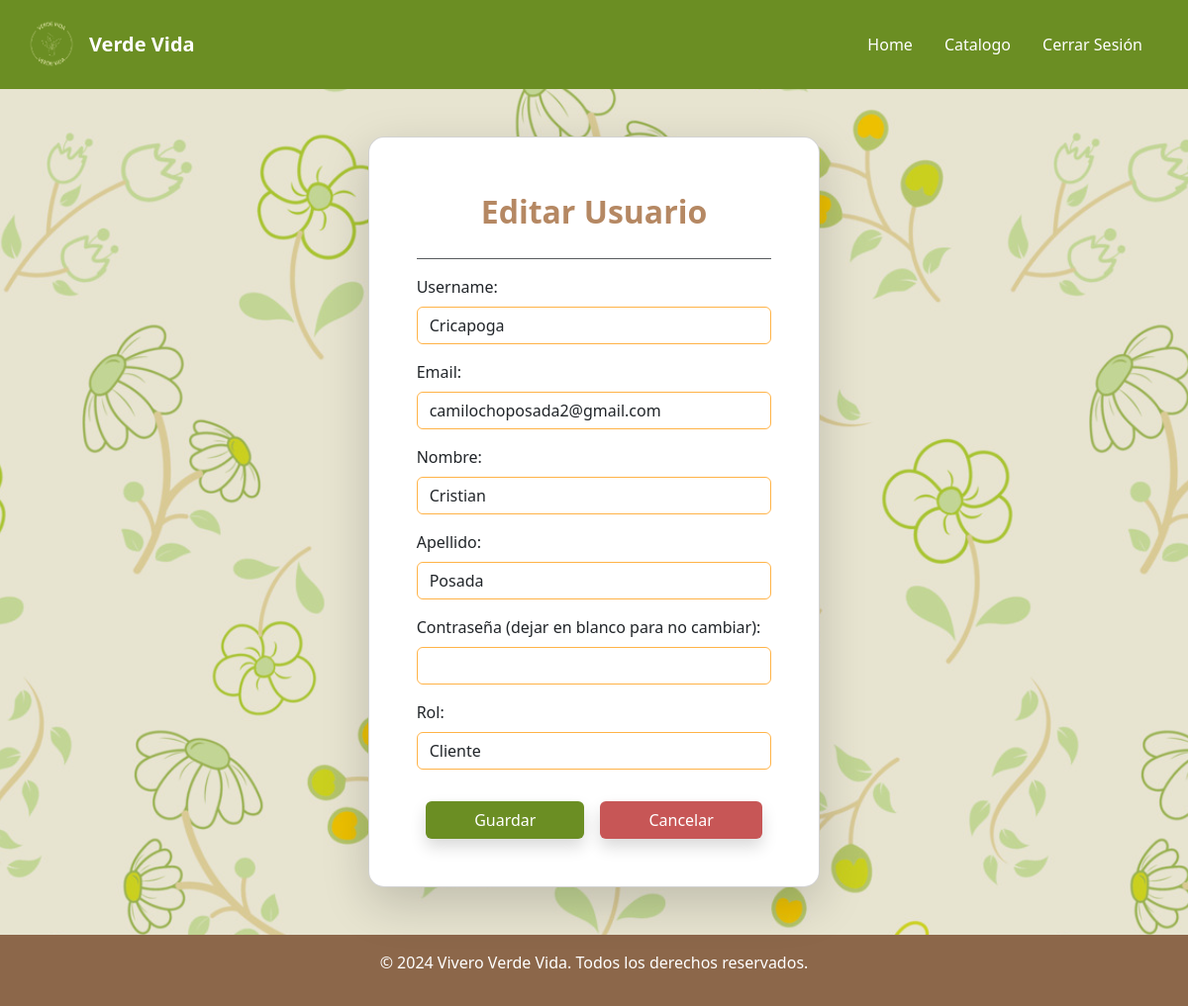
The app's page /authentication/usuarios/editar/1/ (signed in), older data.
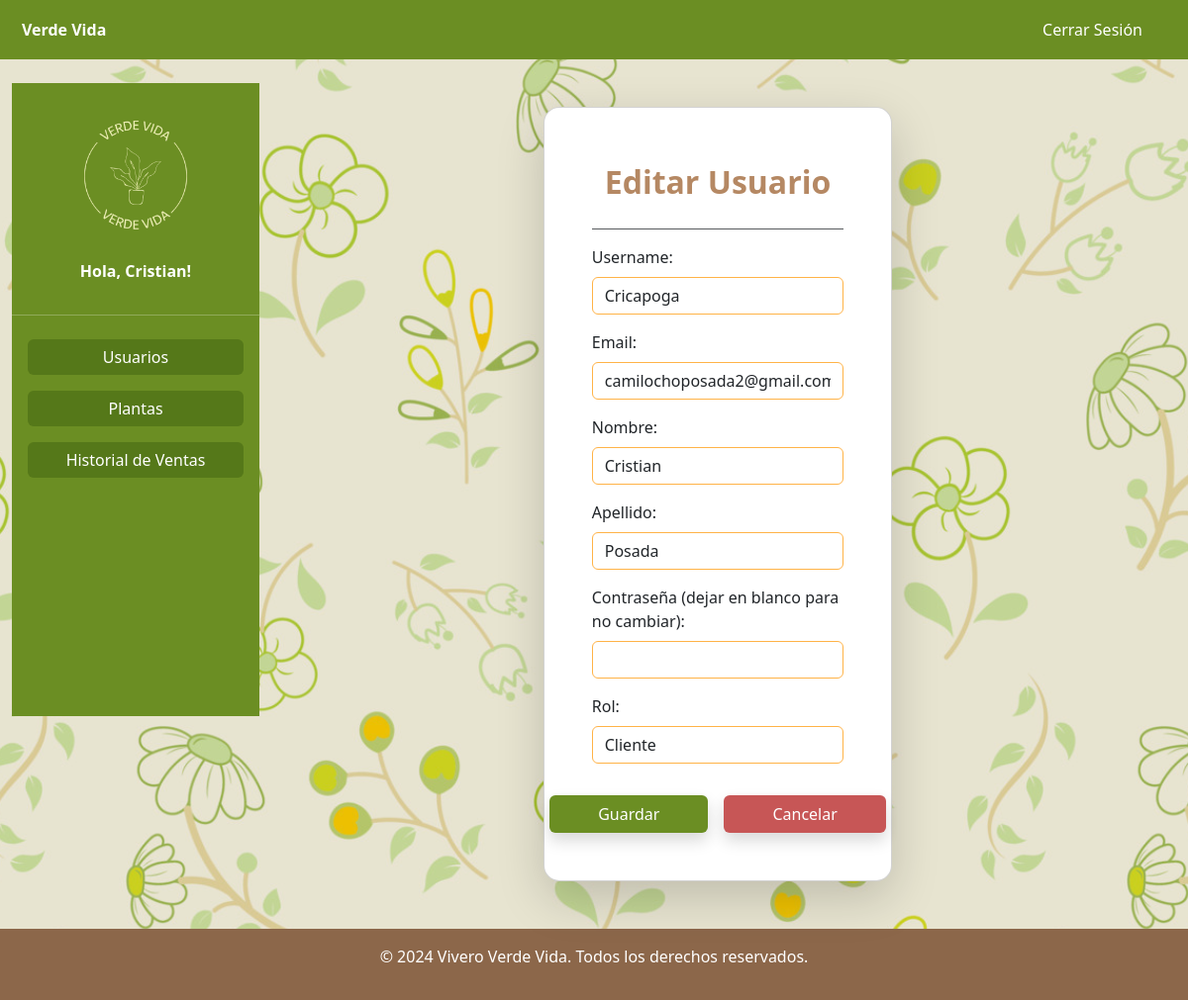
The same page, newer data.
### Authentication/models.py (models this page shows, shortened)
class User(AbstractUser):
    user_id = models.AutoField(primary_key=True, verbose_name="Id")
    name = models.CharField(max_length=50, verbose_name="Name")
    last_name = models.CharField(max_length=50, verbose_name="Last Name")
    username = models.CharField(max_length=50, unique=True, verbose_name="Username")
    email = models.EmailField(unique=True, verbose_name="Email")
    role_id = models.ForeignKey(Role, on_delete=models.CASCADE, verbose_name='Rol', null=True, blank=True)
    USERNAME_FIELD = 'username'
    REQUIRED_FIELDS = ['email', 'name', 'last_name']

### Authentication/views.py (the view, shortened to what this page needs)
# urls.py: path('usuarios/editar/<int:usuario_id>/', views.editar_usuario, name='editar_usuario'),
@login_required
def editar_usuario(request, usuario_id):
    usuario = get_object_or_404(User, pk=usuario_id)
    roles = Role.objects.all()
    return render(request, "CRUD usuarios/editar_usuario.html", {"usuario": usuario, "roles": roles})

### Authentication/templates/CRUD usuarios/editar_usuario.html (shortened to what this page needs)
{% extends 'base.html' %}
{% load static %}
{% block content %}
<div class="container-fluid d-flex justify-content-center align-items-center min-vh-120 px-3">
    <div class="card shadow-lg bg-white rounded-4 p-5 m-4 col-lg-5 col-md-8 col-sm-12" style="background-color:#f5f5dc;">
        <h2 class="text-center fw-bold mt-2 mb-4" style="color: #b58863;">Editar Usuario</h2>
        <hr class="border-1 opacity-75 mt-1">
        <form method="post">
            <div class="mb-3">
                <label for="username" class="form-label">Username:</label>
                <input type="text" id="username" name="username" class="form-control" value="{{ usuario.username }}" required style="border-color: rgb(255,179,71);">
            </div>
            <div class="mb-3">
                <label for="email" class="form-label">Email:</label>
                <input type="email" id="email" name="email" class="form-control" value="{{ usuario.email }}" required style="border-color: rgb(255,179,71);">
            </div>
            <div class="mb-3">
                <label for="name" class="form-label">Nombre:</label>
                <input type="text" id="name" name="name" class="form-control" value="{{ usuario.name }}" required style="border-color: rgb(255,179,71);">
            </div>
            <div class="mb-3">
                <label for="last_name" class="form-label">Apellido:</label>
                <input type="text" id="last_name" name="last_name" class="form-control" value="{{ usuario.last_name }}" required style="border-color: rgb(255,179,71);">
            </div>
            <div class="mb-3">
                <label for="password" class="form-label">Contraseña (dejar en blanco para no cambiar):</label>
                <input type="password" id="password" name="password" class="form-control" style="border-color: rgb(255,179,71);">
            </div>
            <div class="mb-3">
                <label for="role" class="form-label">Rol:</label>
                <select id="role" name="role_id" class="form-control" required style="border-color: rgb(255,179,71);">
                    {% for role in roles %}
                    <option value="{{ role.role_id }}" {% if usuario.role_id == role.role_id %}selected{% endif %}>{{ role.role }}</option>
                    {% endfor %}
                </select>
            </div>
            <div class="d-flex justify-content-center">
                <button type="submit" class="btn shadow w-auto px-5 mt-3" style="background-color: rgb(107, 142, 35); color: white;">Guardar</button>
                <a href="{% url 'lista_usuarios' %}" class="btn shadow w-auto px-5 mt-3 ms-3" style="background-color: rgb(199, 86, 86); color: white;">Cancelar</a>
            </div>
        </form>
    </div>
</div>
{% endblock %}

### Vivero/templates/base.html (shortened to what this page needs)
{% load static %}
<!DOCTYPE html>
<html lang="en">
<head>
    <link href="https://cdn.jsdelivr.net/npm/bootstrap@5.3.0/dist/css/bootstrap.min.css" rel="stylesheet">
</head>
<body class="bg-image">
    <nav class="navbar navbar-expand-lg navbar-dark" style="background-color: rgb(107, 142, 35); padding: 10px;">
        <div class="container-fluid">
            {% if user.role_id.role_id != 3 %}
            <a class="navbar-brand d-flex align-items-center" href="{% url 'home' %}">
                <img src="{% static 'img/Logo.png' %}" class="img-fluid me-2" style="height: 60px;" alt="Logo">
                {% endif %}
                <span class="fw-bold text-white">Verde Vida</span>
            </a>
            {% if user.role_id.role_id != 3 %}
            <div class="collapse navbar-collapse justify-content-end" id="navbarNav">
                <ul class="navbar-nav">
                    <li class="nav-item me-3">
                        <a class="nav-link text-white" href="{% url 'home' %}">
                             Home
                        </a>
                    </li>
                    <li class="nav-item me-3">
                        <a class="nav-link text-white" href="{% url 'catalogoPlantas' %}">
                             Catalogo
                        </a>
                    </li>
                    {% endif %}
                    {% if user.is_authenticated %}
                    <ul class="navbar-nav {% if user.role_id.role_id == 3 %}ms-auto{% endif %}">
                        <li class="nav-item me-3">
                            <a class="nav-link text-white" href="{% url 'logout' %}">
                                 Cerrar Sesión
                            </a>
                        </li>
                    </ul>
                    {% endif %}
            </div>
    </nav>
    <div class="container-fluid d-flex mt-0">
        {% if user.role_id.role_id == 3 %}
        <div class="p-0 text-white mt-4" style="width: 250px; height: 80vh; background-color: rgb(107, 142, 35);">
            <div class="text-center py-3">
                <img src="{% static 'img/Logo.png' %}" class="img-fluid mt-1" style="height: 150px;" alt="Logo">
                <p class="fw-bold mt-2">Hola, {{ user.name }}!</p>
            </div>
            <hr class="m-0">
            <ul class="list-group mt-3">
                <li class="list-group-item" style="background-color: rgb(107, 142, 35); border: none;">
                    <a href="{% url 'lista_usuarios' %}" class="btn w-100 text-white"
                        style="background-color: rgb(85, 120, 25); border: none;">Usuarios</a>
                </li>
                <li class="list-group-item" style="background-color: rgb(107, 142, 35); border: none;">
                    <a href="{% url 'plantas' %}" class="btn w-100 text-white"
                        style="background-color: rgb(85, 120, 25); border: none;">Plantas</a>
                </li>
                <li class="list-group-item" style="background-color: rgb(107, 142, 35); border: none;">
                    {% if user.is_staff %}
                    <a href="{% url 'sales_history' %}" class="btn w-100 text-white"
                    style="background-color: rgb(85, 120, 25); border: none;">Historial de Ventas</a>
                    {% endif %}
                </li>
            </ul>
        </div>
        {% endif %}
        <main class="flex-grow-1 p-4">
            {% block content %}
            {% endblock %}
        </main>
    </div>
</body>
<footer class="bg text-white text-center py-3" style="background-color: #8c674a;">
    <p>&copy; 2024 Vivero Verde Vida. Todos los derechos reservados.</p>
</footer>
</html>

### Vivero/templates/base.html (style rules this page uses)
.bg-image { background: url('/static/img/pagflores.jpg') no-repeat center center fixed; background-size: cover !important; background-color: rgba(82, 66, 9, 0.1); background-blend-mode: darken; }

Row changes from the older to the newer data that the page shows:
changed User "Cristian": role_id_id empty → 3 (drawn); name (not shown) → "Cristian"
Text that changed along with them:
text no longer shown: "Home Catalogo"
text now shown: "Hola, ! Usuarios Plantas Historial de Ventas"
